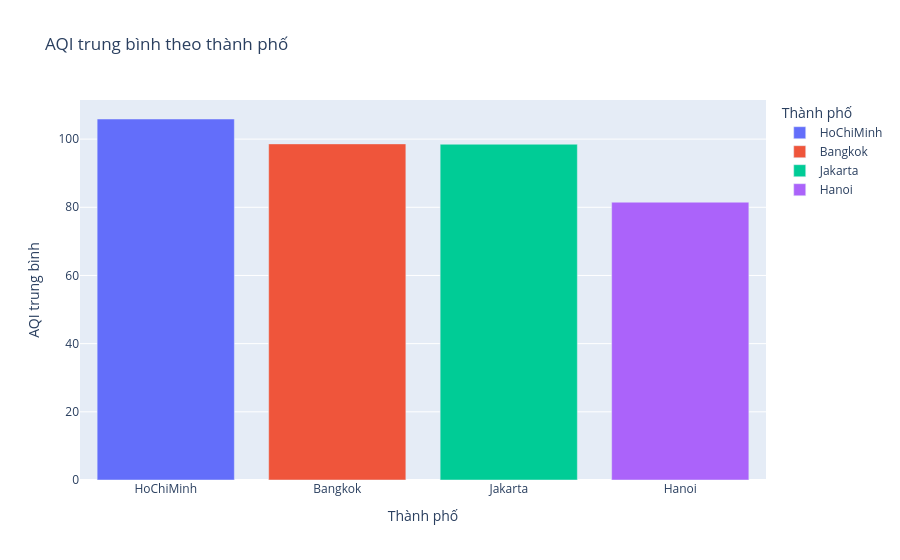

The cell this chart's notebook holds for it:
### Code cell
fig = px.bar(
    city_stats.reset_index(), 
    x='city', 
    y='mean', 
    color='city',
    title='AQI trung bình theo thành phố',
    labels={'city': 'Thành phố', 'mean': 'AQI trung bình'}
)
fig.show()

### Figure 1 — Plotly figure (JSON) as saved in the notebook; plotly's stock layout.template omitted (floating-point values rounded to 4 significant figures)
{"data": [{"hovertemplate": "Thành phố=%{x}<br>AQI trung bình=%{y}<extra></extra>", "legendgroup": "HoChiMinh", "marker": {"color": "#636efa", "pattern": {"shape": ""}}, "name": "HoChiMinh", "orientation": "v", "showlegend": true, "textposition": "auto", "type": "bar", "x": ["HoChiMinh"], "xaxis": "x", "y": [105.9], "yaxis": "y"}, {"hovertemplate": "Thành phố=%{x}<br>AQI trung bình=%{y}<extra></extra>", "legendgroup": "Bangkok", "marker": {"color": "#EF553B", "pattern": {"shape": ""}}, "name": "Bangkok", "orientation": "v", "showlegend": true, "textposition": "auto", "type": "bar", "x": ["Bangkok"], "xaxis": "x", "y": [98.6], "yaxis": "y"}, {"hovertemplate": "Thành phố=%{x}<br>AQI trung bình=%{y}<extra></extra>", "legendgroup": "Jakarta", "marker": {"color": "#00cc96", "pattern": {"shape": ""}}, "name": "Jakarta", "orientation": "v", "showlegend": true, "textposition": "auto", "type": "bar", "x": ["Jakarta"], "xaxis": "x", "y": [98.5], "yaxis": "y"}, {"hovertemplate": "Thành phố=%{x}<br>AQI trung bình=%{y}<extra></extra>", "legendgroup": "Hanoi", "marker": {"color": "#ab63fa", "pattern": {"shape": ""}}, "name": "Hanoi", "orientation": "v", "showlegend": true, "textposition": "auto", "type": "bar", "x": ["Hanoi"], "xaxis": "x", "y": [81.5], "yaxis": "y"}], "layout": {"barmode": "relative", "legend": {"title": {"text": "Thành phố"}, "tracegroupgap": 0}, "title": {"text": "AQI trung bình theo thành phố"}, "xaxis": {"anchor": "y", "categoryarray": ["HoChiMinh", "Bangkok", "Jakarta", "Hanoi"], "categoryorder": "array", "domain": [0, 1], "title": {"text": "Thành phố"}}, "yaxis": {"anchor": "x", "domain": [0, 1], "title": {"text": "AQI trung bình"}}}}
